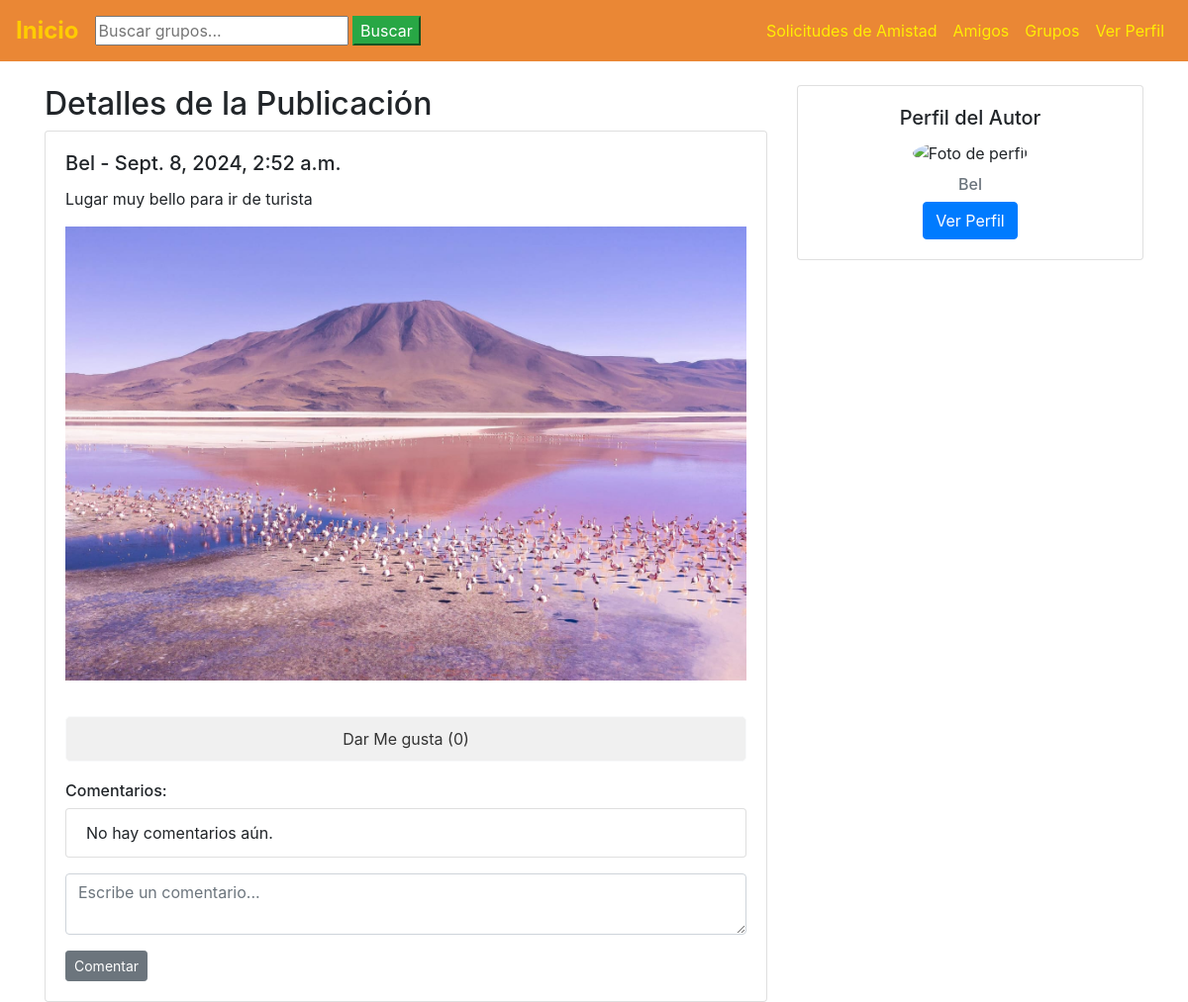
The page /inicio/publicaciones/2/ (signed in) on the database its author committed.
### inicio/models.py (models this page shows, shortened)
class Publicacion(models.Model):
    autor = models.ForeignKey(settings.AUTH_USER_MODEL, on_delete=models.CASCADE)  # Usuario autor de la publicación
    contenido = models.TextField()  # Contenido de la publicación
    fecha_publicacion = models.DateTimeField(auto_now_add=True)  # Fecha en que se creó la publicación
    imagen = models.ImageField(upload_to='publicaciones/', blank=True, null=True)  # Imagen opcional en la publicación
    likes = models.ManyToManyField(settings.AUTH_USER_MODEL, related_name='publicaciones_liked', blank=True)

class Usuario(AbstractBaseUser, PermissionsMixin):
    email = models.EmailField(unique=True)  # Email único para el usuario
    nombres = models.CharField(max_length=100)  # Nombres del usuario
    nombre_usuario = models.CharField(max_length=100, unique=True)  # Nombre de usuario único
    is_staff = models.BooleanField(default=False)  # Permite acceso al admin
    is_active = models.BooleanField(default=True)  # Marca si el usuario está activo
    last_login = models.DateTimeField(null=True, blank=True)  # Fecha del último inicio de sesión
    groups = models.ManyToManyField(
        'auth.Group',
        related_name='%(class)s_set',  # `related_name` único para este modelo
        blank=True,
        help_text='The groups this user belongs to.',
        verbose_name='groups'
    )
    user_permissions = models.ManyToManyField(
        'auth.Permission',
        related_name='%(class)s_permissions',  # `related_name` único para este modelo
        blank=True,
        help_text='Specific permissions for this user.',
        verbose_name='user permissions'
    )
    objects = UsuarioManager()  # Asigna el manager personalizado
    USERNAME_FIELD = 'email'  # Campo utilizado para el inicio de sesión
    REQUIRED_FIELDS = ['nombres', 'nombre_usuario']  # Campos requeridos al crear un superusuario

### inicio/views.py (the view)
# urls.py: path('publicaciones/<int:publicacion_id>/', views.detalle_publicacion, name='detalle_publicacion'),
@login_required
def detalle_publicacion(request, publicacion_id):
    publicacion = get_object_or_404(Publicacion, id=publicacion_id)  # Obtiene la publicación o lanza 404 si no existe
    comentarios = publicacion.comentarios.all()  # Obtiene todos los comentarios asociados
    return render(request, 'publicaciones/detalle_publicacion.html', {
        'publicacion': publicacion,
        'comentarios': comentarios
    })

### inicio/templates/publicaciones/detalle_publicacion.html (shortened to what this page needs)
{% extends 'base.html' %}
{% load static %}
{% block content %}
<div class="container mt-4">
    <div class="row">
        <div class="col-md-8">
            <h2>Detalles de la Publicación</h2>
            <div class="card">
                <div class="card-body">
                    <h5 class="card-title">{{ publicacion.autor.nombre_usuario }} - {{ publicacion.fecha_publicacion }}</h5>
                    <p class="card-text">{{ publicacion.contenido }}</p>
                    {% if publicacion.imagen %}
                        <img src="{{ publicacion.imagen.url }}" alt="Imagen de la publicación" class="img-fluid mb-3">
                    {% endif %}
                    <div class="mb-3">
                        <form method="POST" action="{% url 'like_publicacion' publicacion.id %}">
                            <a href="#" class="btn btn-light btn-like" data-url="{% url 'like_publicacion' publicacion.id %}">
                                {% if user in publicacion.likes.all %}
                                Me gusta ({{ publicacion.likes.count }})
                                {% else %}
                                Dar Me gusta ({{ publicacion.likes.count }})
                                {% endif %}
                            </a>
                        </form>
                    </div>
                    <h6>Comentarios:</h6>
                    <ul class="list-group mb-3">
                        {% for comentario in comentarios %}
                            <li class="list-group-item">
                                <strong>{{ comentario.autor.nombre_usuario }}</strong> - {{ comentario.fecha_comentario }}
                                <p>{{ comentario.contenido }}</p>
                                {% if comentario.autor == user %}
                                    <a href="{% url 'editar_comentario' comentario.id %}" class="btn btn-warning btn-sm">Editar</a>
                                    <a href="{% url 'eliminar_comentario' comentario.id %}" class="btn btn-danger btn-sm">Eliminar</a>
                                {% endif %}
                            </li>
                        {% empty %}
                            <li class="list-group-item">No hay comentarios aún.</li>
                        {% endfor %}
                    </ul>
                    <form method="POST" action="{% url 'comentar_publicacion' publicacion.id %}">
                        <div class="form-group">
                            <textarea class="form-control" name="contenido" rows="2" placeholder="Escribe un comentario..." required></textarea>
                        </div>
                        <button type="submit" class="btn btn-secondary btn-sm">Comentar</button>
                    </form>
                </div>
            </div>
        </div>
        <div class="col-md-4">
            <div class="card mb-4">
                <div class="card-body text-center">
                    <h5 class="card-title">Perfil del Autor</h5>
                    {% if publicacion.autor.perfil.foto_perfil %}
                        <img src="{{ publicacion.autor.perfil.foto_perfil.url }}" alt="Foto de perfil" class="img-fluid rounded-circle mb-3" style="width: 150px; height: 150px;">
                    {% else %}
                        <img src="{% static 'default_profile_picture.png' %}" alt="Foto de perfil" class="img-fluid rounded-circle mb-3" style="width: 150px; height: 150px;">
                    {% endif %}
                    <h6 class="card-subtitle mb-2 text-muted">{{ publicacion.autor.nombre_usuario }}</h6>
                    <a href="{% url 'ver_perfil' usuario_id=publicacion.autor.id %}" class="btn btn-primary">Ver Perfil</a>
                </div>
            </div>
        </div>
    </div>
</div>
{% endblock %}

### static/css/style.css (style rules this page uses)
.btn-like { display: block; margin: 20px auto; }
.btn-like { background-color: #f0f0f0; color: #333; padding: 10px 20px; border-radius: 5px; text-decoration: none; }
img { width: 100%; max-width: 400px; height: auto; object-fit: cover; }

### rows shown on the page
Publicacion: autor.nombre_usuario "Bel", fecha_publicacion "Sept. 8, 2024, 2:52 a.m.", contenido "Lugar muy bello para ir de turista", imagen (picture), likes.count "0"
